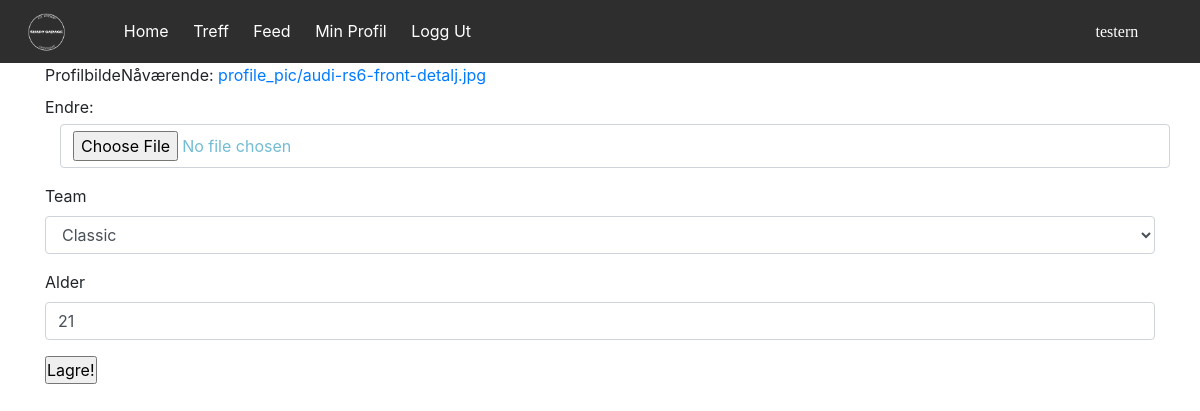
The page /accounts/myprofile/edit/ (signed in) on the database as committed earlier.
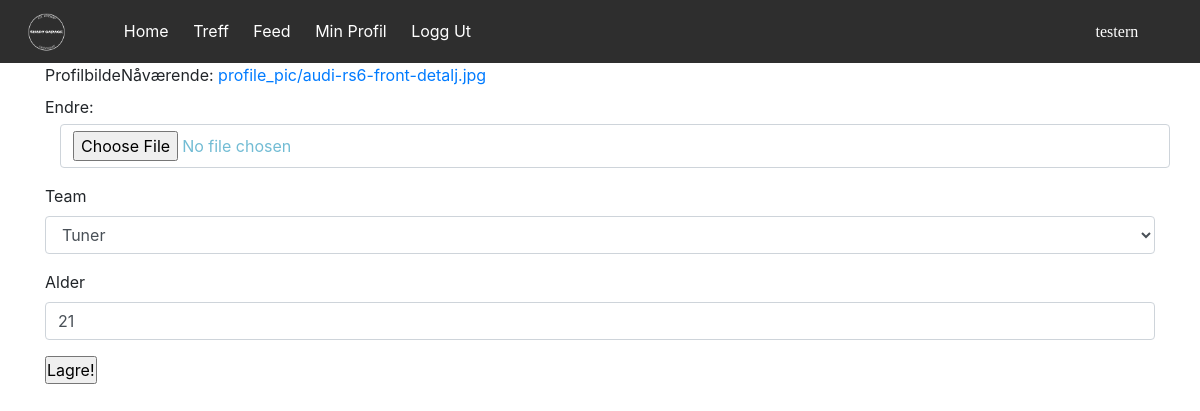
The same page on the database as committed later.
### accounts/models.py (models this page shows, shortened)
class Profile(models.Model):
    TEAM_CHOICES = (('SHADYGARAGE', "ShadyGarage"), ('CLASSIC', "Classic"), ('OFFROAD', "Offroad"), ('RÅNER', "Råner"), ('STANCE', "Stance"), ('TUNER', "Tuner"))
    user = models.OneToOneField(auth.models.User, on_delete = models.CASCADE)
    teams = models.CharField(max_length = 50, choices = TEAM_CHOICES, default="SHADYGARAGE")
    age = models.PositiveIntegerField(null = True, blank = True)
    profile_pic = models.ImageField(upload_to = "profile_pic", default = "/default/default.png")

### accounts/views.py (the view)
@login_required
def edit_profile(request):
    if request.method == 'POST':
        form = forms.EditProfileForm(request.POST, instance=request.user.profile)
        if form.is_valid():
            form.save()
            return redirect('accounts:profile_page')
    else:
        form = forms.EditProfileForm(instance=request.user.profile)
        return render(request, 'accounts/edit_profile.html', {'form':form})

### accounts/forms.py (shortened to what this page needs)
class EditProfileForm(forms.ModelForm):
    class Meta():
        model = models.Profile
        fields = ('profile_pic','teams', 'age')
    def __init__(self, *args, **kwargs):
        super().__init__(*args, **kwargs)
        self.fields['profile_pic'].label = "Profilbilde"
        self.fields['teams'].label = "Team"
        self.fields['age'].label = "Alder"

### accounts/templates/accounts/edit_profile.html (shortened to what this page needs)
{% extends "base.html" %}
{% load staticfiles %}
{% load bootstrap3 %}
{% block body %}
  <div class="container">
    <form method="post">
      {% bootstrap_form form%}
      <input type="submit" value="Lagre!">
    </form>
  </div>
{% endblock %}

Rows that differ between the two databases and show on the page:
changed Profile: teams "Classic" → "Tuner"
